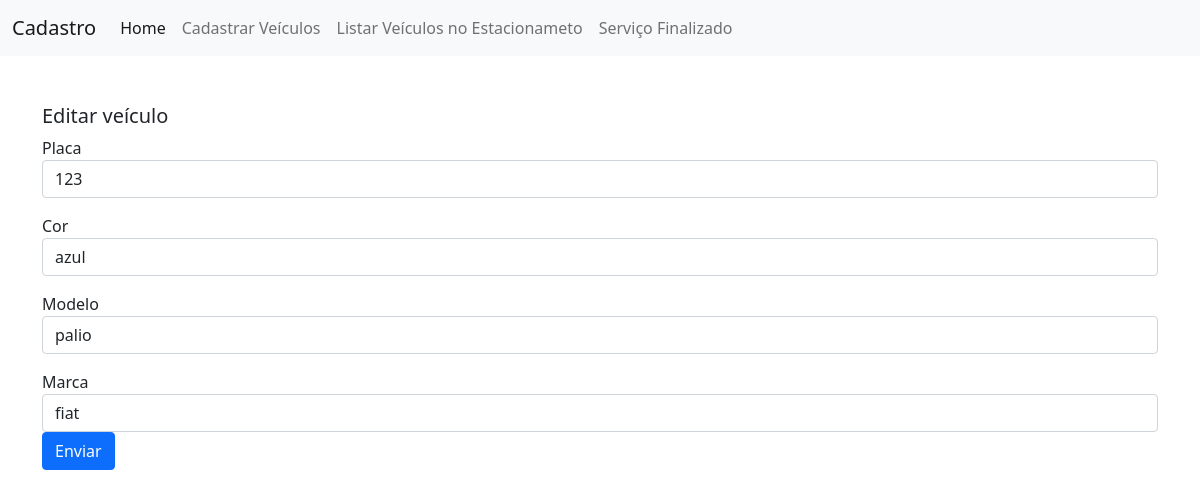
/view/telaUsuario.php?page=editar&id=120, run on the app's committed database.
### tables this page shows
CREATE TABLE `horarios` (
  `id` int(11) NOT NULL,
  `entrada` datetime DEFAULT NULL,
  `placa` varchar(220) NOT NULL,
  `cor` varchar(220) NOT NULL,
  `modelo` varchar(220) NOT NULL,
  `marca` varchar(220) NOT NULL,
  `data_cadastro` timestamp NOT NULL DEFAULT current_timestamp() ON UPDATE current_timestamp(),
  `saida` datetime DEFAULT NULL,
  `lojaConv` varchar(220) NOT NULL
);

### view/editarVeiculo.php (the view, shortened to what this page needs)
<h5>Editar veículo</h5>
<?php
include_once '../dao/config.php';
    $sql = "SELECT * FROM horarios WHERE id=".$_REQUEST["id"];
    $res = $conn->query($sql);
    $row = $res->fetch_object();
?>
<form action = "?page=salvar" method="POST">
    <div class = "mb-3">
        <label>Placa</label>
        <input type = "text" name = "placa" value="<?php print $row->placa; ?>" class = "form-control">
    </div>
    <div class = "mb-3">
        <label>Cor</label>
        <input type = "text" name = "cor" value="<?php print $row->cor; ?>" class = "form-control">
    </div>
    <div class = "mb-3">
        <label>Modelo</label>
        <input type = "text" name = "modelo" value="<?php print $row->modelo; ?>" class = "form-control">
    </div>
    <div class = "mb-3">
        <label>Marca</label>
        <input type = "text" name = "marca" value="<?php print $row->marca; ?>" class = "form-control">
    <div class = "mb-3">
        <button type = "submit" class = "btn btn-primary">Enviar</button>
    </div>
</form>

### data on the page
horarios: placa "123", cor "azul", modelo "palio", marca "fiat"
